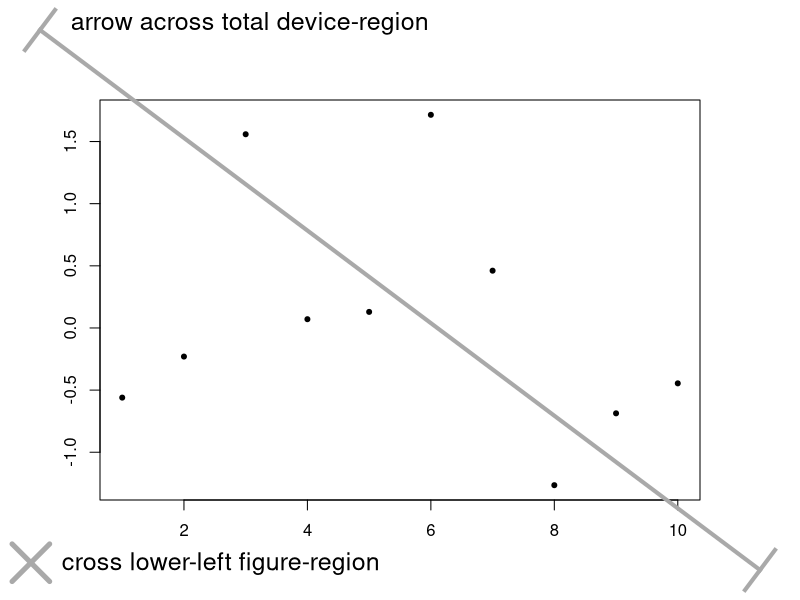
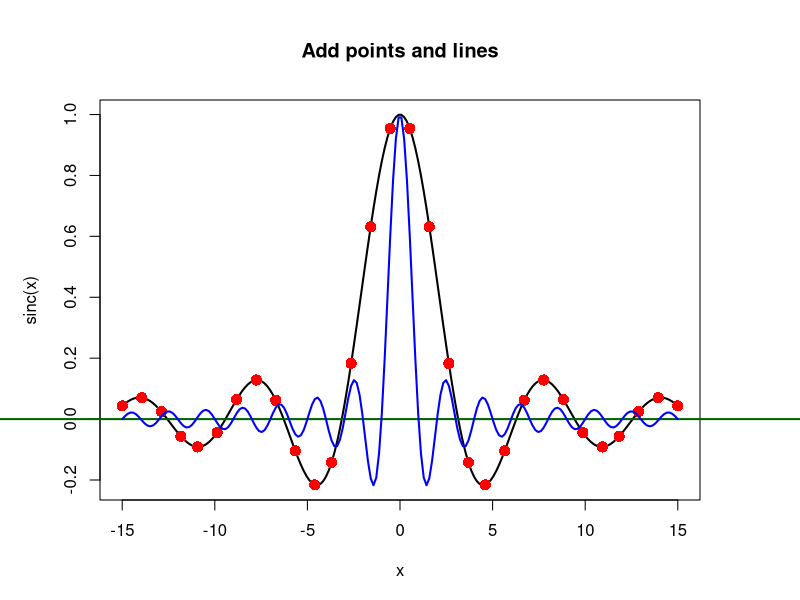
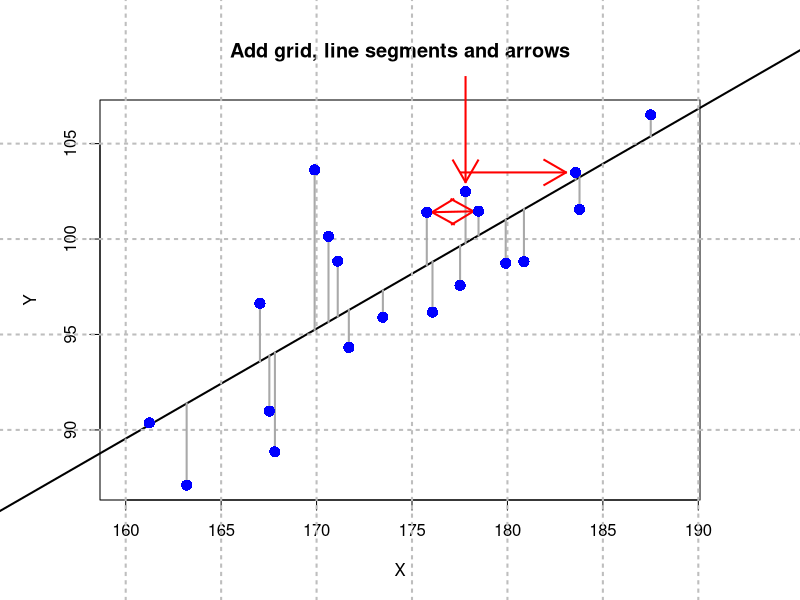
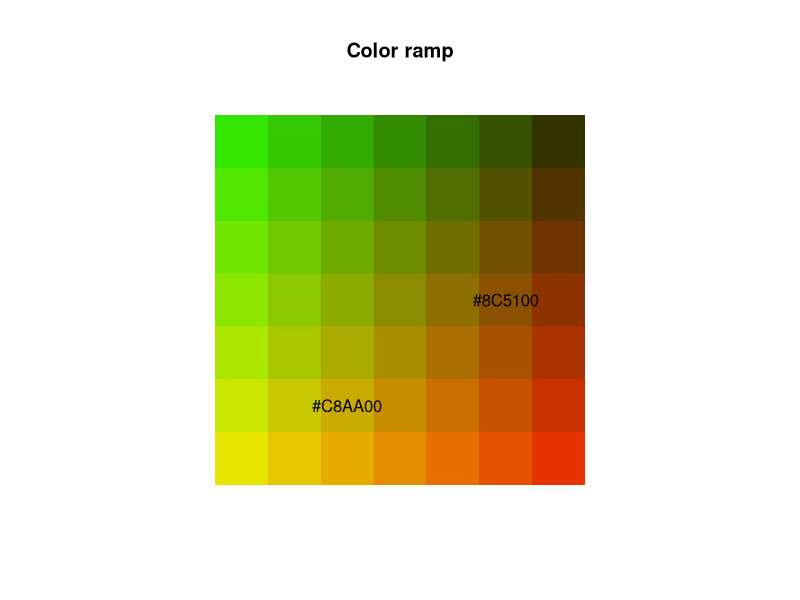
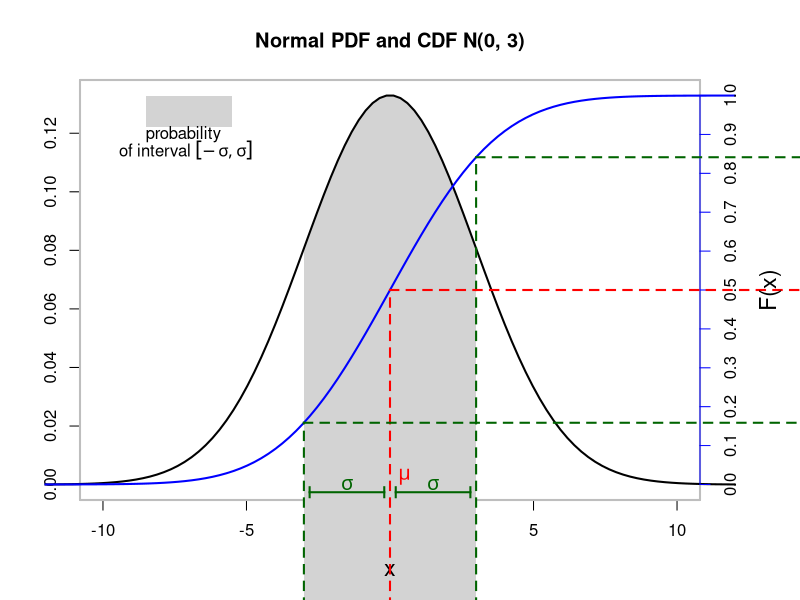
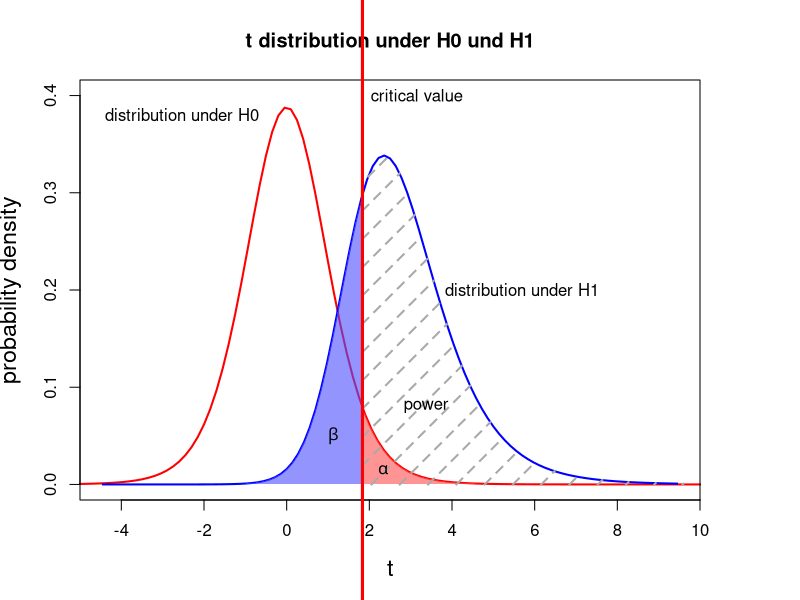
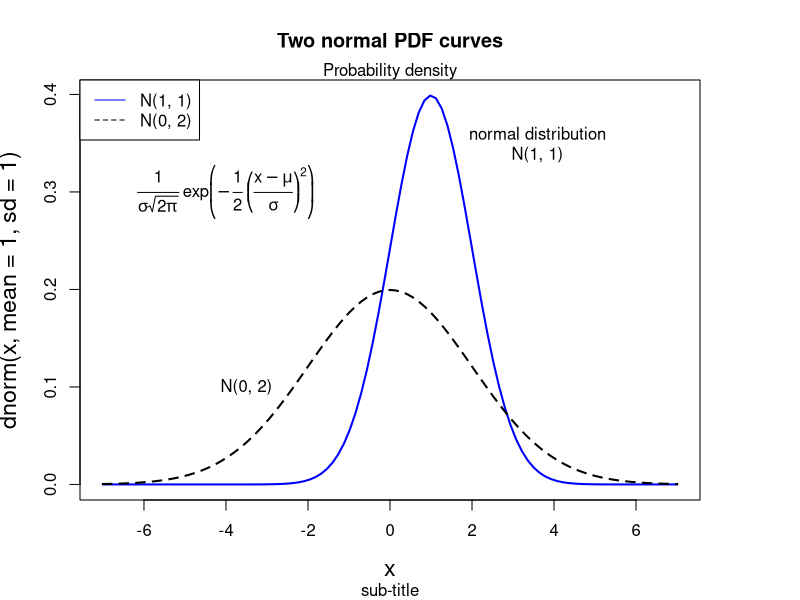
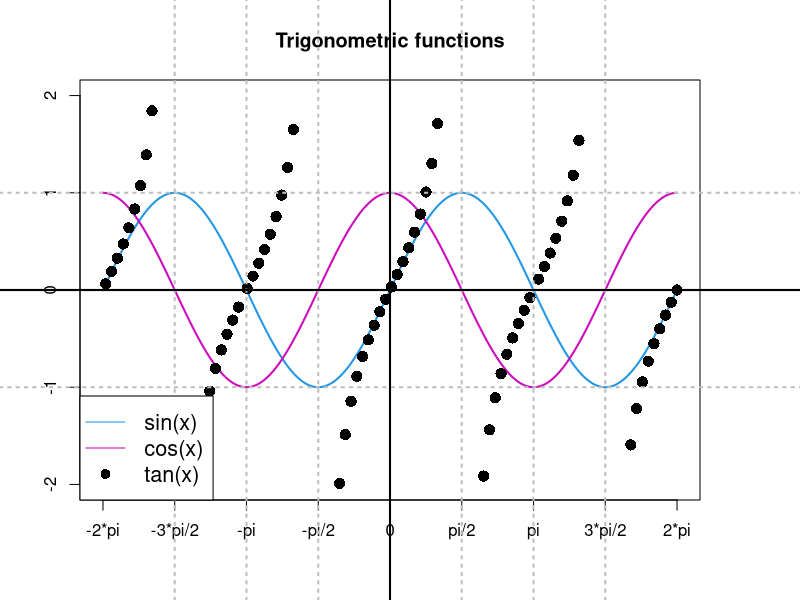

Write R code to recreate these figures, in order.
## ---- chunk 1
wants <- c("Hmisc", "mvtnorm", "plotrix")
has   <- wants %in% rownames(installed.packages())
if(any(!has)) install.packages(wants[!has])
## ---- chunk 2
library(Hmisc)
set.seed(123)
par(xpd=NA, mar=c(5, 5, 5, 5))
plot(rnorm(10), xlab=NA, ylab=NA, pch=20)
pt1 <- cnvrt.coords(0, 0, input="fig")
pt1$usr
points(pt1$usr$x + 0.5, pt1$usr$y + 0.3, pch=4, lwd=5, cex=5, col="darkgray")
text(pt1$usr$x + 1, pt1$usr$y + 0.24, adj=c(0, 0), 
     labels="cross lower-left figure-region", cex=1.5)
pt2 <- cnvrt.coords(c(0.05, 0.95), c(0.95, 0.05), input="tdev")
pt2$usr
arrows(x0=pt2$usr$x[1], y0=pt2$usr$y[1],
       x1=pt2$usr$x[2], y1=pt2$usr$y[2], lwd=4, code=3,
       angle=90, lend=2, col="darkgray")
text(pt2$usr$x[1] + 0.5, pt2$usr$y[1], adj=c(0, 0),
     labels="arrow across total device-region", cex=1.5)
## ---- chunk 3
xA <- seq(-15, 15, length.out=200)
yA <- sin(xA) / xA                ## sinc function
plot(xA, yA, type="l", xlab="x", ylab="sinc(x)",
     main="Add points and lines", lwd=2)
abline(h=0, col="darkgreen", lwd=2)

idx <- round(seq(1, length(xA), length.out=30))
points(xA[idx], yA[idx], col="red", pch=16, cex=1.5)
yB <- sin(pi * xA) / (pi * xA)    ## normalized sinc function
lines(xA, yB, col="blue", type="l", lwd=2)
## ---- chunk 4
X    <- rnorm(20, 175, 7)
Y    <- 0.5*X + 10 + rnorm(20, 0, 4)
fit  <- lm(Y ~ X)
pred <- fitted(fit)

par(lend=2)
plot(Y ~ X, asp=1, type="n", main="Add grid, line segments and arrows")
abline(fit, lwd=2)
grid(lwd=2, col="gray")
segments(x0=X, y0=pred, x1=X, y1=Y, lwd=2, col="darkgray")
arrows(x0=c(X[1]-6,   X[3]),
       y0=c(Y[1],     Y[3]+6),
       x1=c(X[1]-0.5, X[3]),
       y1=c(Y[1],     Y[3]+0.5),
       col="red", lwd=2)
arrows(x0=X[4]+0.1*(X[7]-X[4]),
       y0=Y[4]+0.1*(Y[7]-Y[4]),
       x1=X[4]+0.9*(X[7]-X[4]),
       y1=Y[4]+0.9*(Y[7]-Y[4]), code=3, col="red", lwd=2)
points(Y ~ X, pch=16, cex=1.5, col="blue")
## ---- chunk 5
n      <- 7
len    <- 1/n
colsR  <- rep(seq(0.9, 0.2, length.out=n),  each=n)
colsG  <- rep(seq(0.9, 0.2, length.out=n), times=n)
cols   <- rgb(colsR, colsG, 0)
xLeft  <- rep(seq(0,   1-len, by=len), times=n)
yBot   <- rep(seq(0,   1-len, by=len),  each=n)
xRight <- rep(seq(len, 1,     by=len), times=n)
yTop   <- rep(seq(len, 1,     by=len),  each=n)

plot(c(0, 1), c(0, 1), axes=FALSE, xlab=NA, ylab=NA, type="n",
     asp=1, main="Color ramp")
rect(xLeft, yBot, xRight, yTop, border=NA, col=cols)
idx   <- c(10, 27)
xText <- xLeft[idx] + (xRight[idx]-xLeft[idx])/2
yText <- yBot[idx]  + (yTop[idx]  - yBot[idx])/2
text(xText, yText, labels=cols[idx])
## ---- chunk 6
mu    <- 0
sigma <- 3
xLims <- c(mu-4*sigma, mu+4*sigma)
X     <- seq(xLims[1], xLims[2], length.out=100)
Y     <- dnorm(X, mu, sigma)
selX  <- seq(mu-sigma, mu+sigma, length.out=100)
selY  <- dnorm(selX, mu, sigma)
cdf   <- pnorm(X, mu, sigma)

par(mar=c(5, 4, 4, 5), cex.lab=1.4)
plot(X, Y, type="n", xlim=xLims-c(-2, 2), xlab=NA, ylab=NA,
     main="Normal PDF and CDF N(0, 3)")
box(which="plot", col="gray", lwd=2)
polygon(c(selX, rev(selX)), c(selY, rep(-1, length(selX))),
        border=NA, col="lightgray")
lines(X, Y, lwd=2)
par(new=TRUE)
plot(X, cdf, xlim=xLims-c(-2, 2), type="l", lwd=2, col="blue", xlab="x",
     ylab=NA, axes=FALSE)
axis(side=4, at=seq(0, 1, by=0.1), col="blue")
segments(x0=c(mu-sigma, mu, mu+sigma),
         y0=c(-1, -1, -1),
         x1=c(mu-sigma, mu, mu+sigma),
         y1=c(pnorm(mu-sigma, mu, sigma), pnorm(mu, mu, sigma),
              pnorm(mu+sigma, mu, sigma)),
         lwd=2, col=c("darkgreen", "red", "darkgreen"), lty=2)
segments(x0=c(mu-sigma, mu, mu+sigma),
         y0=c(pnorm(mu-sigma, mu, sigma), pnorm(mu, mu, sigma),
              pnorm(mu+sigma, mu, sigma)),
         x1=xLims[2]+10,
         y1=c(pnorm(mu-sigma, mu, sigma), pnorm(mu, mu, sigma),
              pnorm(mu+sigma, mu, sigma)),
         lwd=2, col=c("darkgreen", "red", "darkgreen"), lty=2)
arrows(x0=c(mu-sigma+0.2, mu+sigma-0.2), y0=-0.02,
       x1=c(mu-0.2, mu+0.2),             y1=-0.02,
       code=3, angle=90, length=0.05, lwd=2, col="darkgreen")
mtext(text="F(x)", side=4, line=3, cex=1.4)
rect(-8.5, 0.92, -5.5, 1.0, col="lightgray", border=NA)
text(-7.2, 0.9, labels="probability")
text(-7.1, 0.86, expression(of~interval~group("[", list(-sigma, sigma), "]")))
text(mu-sigma/2, 0,    expression(sigma), col="darkgreen", cex=1.2)
text(mu+sigma/2, 0,    expression(sigma), col="darkgreen", cex=1.2)
text(mu+0.5,     0.02, expression(mu),    col="red",       cex=1.2)
## ---- chunk 7
N      <- 10
muH0   <- 0
muH1   <- 1.6
alpha  <- 0.05
sigma  <- 2
## ---- chunk 8
(d <- (muH1-muH0) / sigma)
(delta <- (muH1-muH0) / (sigma/sqrt(N)))
(tCrit <- qt(1-alpha, N-1))
(powT <- 1-pt(tCrit, N-1, delta))
xLims <- c(-5, 10)
## ---- chunk 9
tLeft  <- seq(xLims[1], tCrit, length.out=100)
tRight <- seq(tCrit, xLims[2], length.out=100)
yH0r   <- dt(tRight, N-1, 0)
yH1l   <- dt(tLeft,  N-1, delta)
yH1r   <- dt(tRight, N-1, delta)
## ---- chunk 10
curve(dt(x, N-1, 0), xlim=xLims, ylim=c(0, 0.4), lwd=2, col="red",
      xlab="t", ylab="probability density",
      main="t distribution under H0 und H1", xaxs="i")
curve(dt(x, N-1, delta), lwd=2, col="blue", add=TRUE)
polygon(c(tRight, rev(tRight)), c(yH0r, numeric(length(tRight))),
        border=NA, col=rgb(1, 0.3, 0.3, 0.6))
polygon(c(tLeft, rev(tLeft)),  c(yH1l, numeric(length(tLeft))),
        border=NA, col=rgb(0.3, 0.3, 1, 0.6))
polygon(c(tRight, rev(tRight)), c(yH1r, numeric(length(tRight))),
        border=NA, density=5, lty=2, lwd=2, angle=45, col="darkgray")
abline(v=tCrit, lty=1, lwd=3, col="red")
text(tCrit+0.2, 0.4,  adj=0, labels="critical value")
text(tCrit-2.5, 0.38, adj=1, labels="distribution under H0")
text(tCrit+2,   0.2,  adj=0, labels="distribution under H1")
text(tCrit+1.0, 0.08, adj=0, labels="power")
text(tCrit-0.7, 0.05,  expression(beta))
text(tCrit+0.5, 0.015, expression(alpha))
## ---- chunk 11
mu    <- 0
sigma <- 2
curve(dnorm(x, mean=1, sd=1), from=-7, to=7, col="blue", lwd=2, cex.lab=1.4)
curve((1/(sigma*sqrt(2*pi))) * exp(-0.5*(((x-mu)/sigma)^2)), add=TRUE, lwd=2, lty=2)
title(main="Two normal PDF curves", sub="sub-title")
legend(x="topleft", legend=c("N(1, 1)", "N(0, 2)"), col=c("blue", "black"),
       lty=c(1, 2))
text(x=3.6,  y=0.35, labels="normal distribution\nN(1, 1)")
text(x=-3.5, y=0.1 , labels="N(0, 2)")
mtext(text="Probability density", side=3)
text(-4, 0.3, expression(frac(1, sigma*sqrt(2*pi))~exp*bgroup("(", -frac(1, 2)~bgroup("(", frac(x-mu, sigma), ")")^2, ")")))
## ---- chunk 12
vec <- seq(from=-2*pi, to=2*pi, length.out=200)
mat <- cbind(sin(vec), cos(vec))
pts <- tan(vec)
pts <- ifelse(abs(pts) > 2, NA, pts)
idx <- round(seq(0, length(vec), length.out=100))

matplot(vec, mat, ylim=c(-2, 2), lwd=2, col=c(12, 14),
        type="l", lty=1, xaxt="n", xlab=NA, ylab=NA,
        main="Trigonometric functions")
points(vec[idx], pts[idx], pch=16, cex=1.5, col=17)
xTicks  <- seq(from=-2*pi, to=2*pi, by=pi/2)
xLabels <- c("-2*pi", "-3*pi/2", "-pi", "-pi/2", "0", "pi/2", "pi", "3*pi/2", "2*pi")
axis(side=1, at=xTicks, labels=xLabels)
abline(h=c(-1, 0, 1), v=seq(from=-3*pi/2, to=3*pi/2, by=pi/2), col="gray", lty=3, lwd=2)
abline(h=0, v=0, lwd=2)
legend(x="bottomleft", legend=c("sin(x)", "cos(x)", "tan(x)"), cex=1.3,
       lty=c(1, 1, NA), pch=c(NA, NA, 16), col=c(12, 14, 17), bg="white")
## ---- chunk 13
Nj <- c(15, 20, 18, 22)
P  <- length(Nj)
DV <- rnorm(sum(Nj), rep(c(30, 20, 25, 15), Nj), 8)
IV <- factor(rep(1:P, Nj))
Mj <- tapply(DV, IV, FUN=mean)
Sj <- tapply(DV, IV, FUN=sd)
ciWidths <- qt(0.975, df=Nj-1) * Sj / sqrt(Nj)
## ---- chunk 14
library(plotrix)
stripchart(DV ~ IV, method="jitter", xlab="Group",
           main="Data und confidence intervals", xaxt="n",
           col="darkgray", ylim=c(0, 40), pch=16, vert=TRUE)
plotCI(x=Mj, uiw=ciWidths, sfrac=0, col="blue",
       cex=2, lwd=3, pch=16, add=TRUE)
axis(side=1, at=1:P, labels=LETTERS[1:P])
## ---- chunk 15
Mj1 <- c(2, 3, 6, 3, 5)
Sj1 <- c(1.7, 1.8, 1.7, 1.9, 1.8)
Mj2 <- c(4, 3, 2, 1, 3)
Sj2 <- c(1.4, 1.7, 1.7, 1.3, 1.5)
Q   <- length(Mj1)
## ---- chunk 16
xOff <- 0.1
plotCI(y=c(Mj1, Mj2), x=c((1:Q)-xOff, (1:Q)+xOff), uiw=c(Sj1, Sj2),
       xlab="Factor A", ylab="Means", ylim=c(0, 8),
       main="Means and SDs in a 5x2 Design", pch=20, cex=2, lwd=2,
       col=rep(c("blue", "red"), each=5), lty=rep(1:2, each=Q))
legend(x="topleft", legend=c("B-1", "B-2"), pch=c(19, 19),
       col=c("blue", "red"))
## ---- chunk 17
barsX <- barplot(height=Mj, ylim=c(0, 40), xaxt="n", xlab="Group",
                 ylab="Means", main="Means and confidence intervals")
axis(side=1, at=barsX, labels=LETTERS[1:P])
limHi <- Mj + ciWidths
limLo <- Mj - ciWidths
arrows(x0=barsX, y0=limLo, x1=barsX, y1=limHi, code=3, angle=90,
       length=0.1, col="blue", lwd=2)
## ---- chunk 18
pxSq  <- 6
colsR <- rep(0.4, pxSq^2)
colsG <- rep(seq(0, 1, length.out=pxSq), times=pxSq)
colsB <- rep(seq(0, 1, length.out=pxSq), each=pxSq)
arrSq <- array(c(colsR, colsG, colsB), c(pxSq, pxSq, 3))
sqIm  <- as.raster(arrSq)
## ---- chunk 19
pxG    <- 500
alpha  <- 0.4
beta   <- min(1-alpha, 1+alpha)
freq   <- 3
vals   <- rep(seq(-2*pi, 2*pi, length.out=pxG), pxG)
x      <- matrix(vals, nrow=pxG, byrow=TRUE)
y      <- matrix(vals, nrow=pxG, byrow=FALSE)
phi    <- alpha*x + beta*y
cosMat <- 0.5*cos(freq*phi) + 0.5
## ---- chunk 20
library(mvtnorm)
mu       <- c(0, 0)
sigma    <- diag(2)*9
gaussVal <- dmvnorm(cbind(c(x), c(y)), mu, sigma)
gaussMat <- matrix(gaussVal, nrow=pxG) / max(gaussVal)
gabIm    <- as.raster(cosMat*gaussMat)
## ---- chunk 21
plot(c(0, 1), c(0, 1), type="n", main="Bitmaps", xlab="", ylab="", asp=1)
rasterImage(sqIm,  0,   0,   0.4, 0.4, angle=0,  interpolate=FALSE)
rasterImage(gabIm, 0.5, 0.3, 1.1, 0.9, angle=10, interpolate=TRUE)
## ---- chunk 22
try(detach(package:Hmisc))
try(detach(package:survival))
try(detach(package:lattice))
try(detach(package:Formula))
try(detach(package:ggplot2))
try(detach(package:mvtnorm))
try(detach(package:plotrix))
